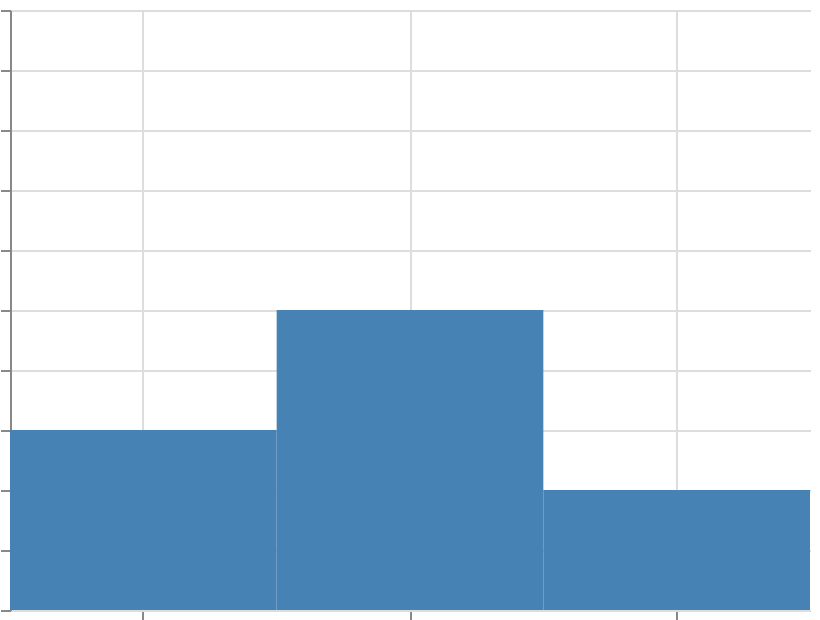

Source (Vega-Lite JSON):
### Vega specification from a JSON file in a GitHub repository (floating-point values rounded to 4 significant figures)
{"$schema": "https://vega.github.io/schema/vega/v6.json", "width": 400, "height": 300, "padding": 5, "autosize": "none", "signals": [{"name": "domain_y_raw", "value": [0, 10]}], "data": [{"name": "table", "values": [{"cat": "A", "val": 3}, {"cat": "B", "val": 5}, {"cat": "C", "val": 2}]}], "scales": [{"name": "x", "type": "band", "domain": {"data": "table", "field": "cat", "sort": true}, "range": "width"}, {"name": "y", "type": "linear", "domain": {"data": "table", "field": "val"}, "domainRaw": {"signal": "domain_y_raw"}, "range": [{"signal": "height"}, 0], "zero": true}], "marks": [{"type": "rect", "from": {"data": "table"}, "encode": {"update": {"x": {"scale": "x", "field": "cat"}, "width": {"scale": "x", "band": 1}, "y": {"scale": "y", "field": "val"}, "y2": {"scale": "y", "value": 0}, "fill": {"value": "steelblue"}}}}], "axes": [{"scale": "x", "orient": "bottom", "grid": true, "labels": false}, {"scale": "y", "orient": "left", "grid": true, "labels": false}]}
